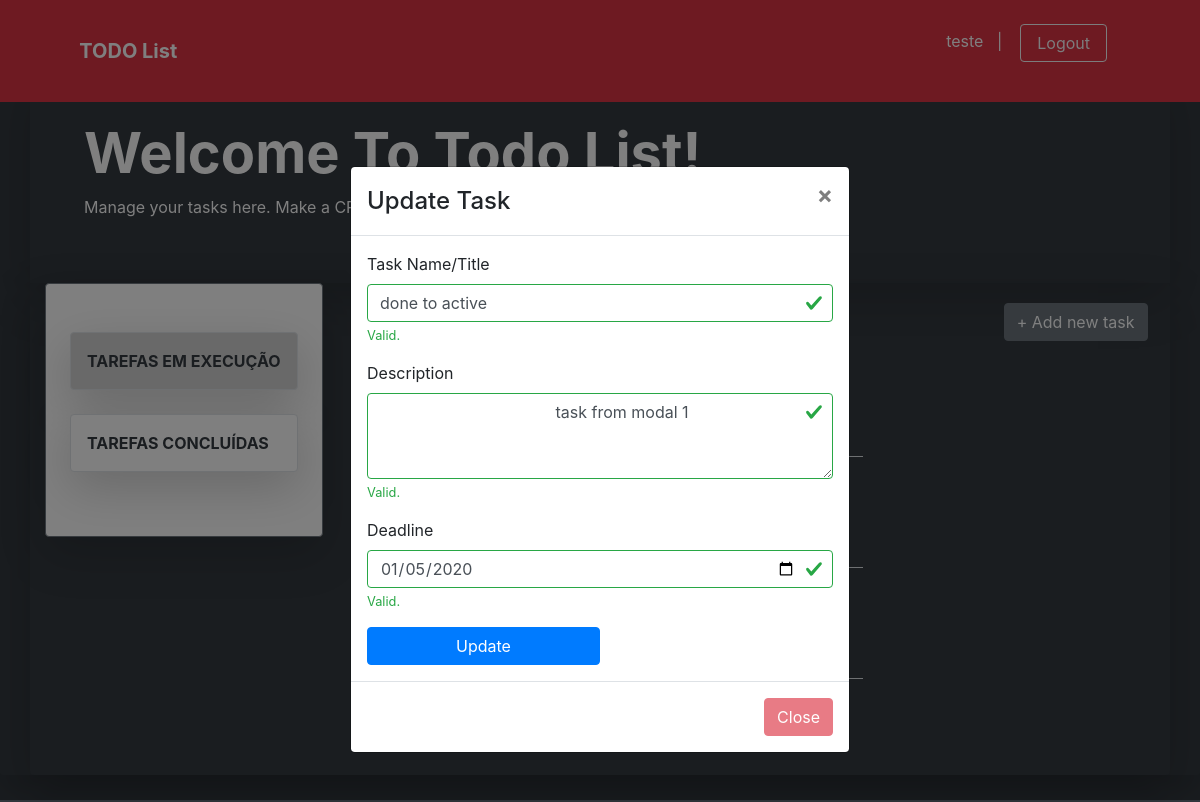
Screenshot of /task_pre_update/5 (signed in) with the database file from the repository.
### app/models/tables.py (models this page shows, shortened)
class User(db.Model):
    __tablename__ = 'users'
    id = db.Column(db.Integer, primary_key=True)
    username = db.Column(db.String(50),
        unique=True,
        nullable=False
    )
    password = db.Column(db.String)
    name = db.Column(db.String)
    email = db.Column(db.String, unique=True)
    @property
    def is_authenticated(self):
        return True

class Task(db.Model):
    __tablename__ = 'tasks'
    id = db.Column(db.Integer, primary_key=True)
    task_name = db.Column(db.String, unique=True)
    description = db.Column(db.Text)
    start_date = db.Column(
        db.String,
        server_default=db.func.now(),
        nullable=False
    )
    done_status = db.Column(db.Boolean, default=False)
    deadline = db.Column(db.String, nullable=True)
    user_id = db.Column(db.Integer, db.ForeignKey('users.id'))
    task_owner = db.relationship('User', foreign_keys=user_id)

### app/controllers/default.py (the view)
@app.route('/task_pre_update/<int:task_id>',
    methods=['GET', 'POST'])
@login_required
def task_pre_update(task_id):
    tasks = Task.query.all()
    task2update = Task.query.get(task_id)
    return render_template(
        'task_update.html',
        tasks=tasks,
        t2u=task2update
    )

### app/controllers/default.py (called while the page is built)
@login_manager.user_loader
def load_user(id):
    return User.query.filter_by(id=id).first()

### app/templates/task_update.html (shortened to what this page needs)
<!doctype html>
<html lang="pt-br">
<head>
    <link
        href="{{ url_for('static', filename='css/bootstrap.min.css') }}"
        rel="stylesheet"
>
    <link href="{{ url_for('static', filename='css/mystyle.css') }}"
        rel="stylesheet" >
</head>
<body class="my-0 mx-auto py-0 bg-dark">
  <nav class="navbar navbar-expand-md fixed-top bg-danger ">
    <div class="container mx-auto py-3">
      <a class="navbar-brand w-75 mx-auto text-decoration-none text-white font-weight-bolder " href="#">TODO List</a>
        {% if current_user.is_authenticated %}
          <p class="text-white">{{ current_user.username }} &nbsp;&nbsp;| &nbsp;&nbsp;
            <a href="{{ url_for('logout') }}">
              <button class="btn btn-outline-light px-3 mr-5 my-2 my-sm-0">
                Logout
              </button>
            </a>
          </p>
        {% endif %}
    </div>
  </nav><br><br><br>
<main role="main" class="shadow-lg bg-dark rounded">
    <div class="shadow-lg container bg-dark text-white py-5">
        <div class="container ml-4">
           <h1 class="display-4 font-weight-bolder text-capitalize">Welcome to todo list!</h1>
           <p>Manage your tasks here. Make a CRUD as you want.</p>
        </div>
    </div>
    <div class="shadow-lg container  w-100 row mx-auto rounded">
      <div class="shadow-lg w-25 row border border-secondary py-5 mb-auto ml-0 bg-white rounded">
        <div class="list-group rounded mx-auto my-auto">
            <a id="active_doing" class="shadow-lg border list-group-item list-group-item-action text-dark font-weight-bolder text-uppercase p-3 mb-4 rounded" href="{{ url_for('task_doing') }}">tarefas em execução</a>
            <a class="shadow-lg border list-group-item list-group-item-action text-dark font-weight-bolder text-uppercase p-3 mb-3 rounded"  href="{{ url_for('task_done') }}">tarefas concluídas</a>
        </div>
    </div>
    <div class="w-75 mx-auto">
        <div id="btn-add" class="text-white font-weight-bold">
            <button type="button" class="btn btn-secondary" data-toggle="modal" data-target="#myModal">
                &plus; Add new task
            </button>
        </div>
        <div id="all-task" class=" row col col-sm-8 col-md-8 col-lg-8 col-xl-8 text-white text-capitalize ml-2">
            <h2 class="display-7 text-white text-capitalize font-weight-bolder mb-3 p-3">Tarefas em execução</h2>
            {% for t in tasks[::-1] %}
                {% if t.done_status == False and t.deadline != None %}
                    <div class="ml-4 text-white text-capitalize w-100 border-bottom mb-4">
                        <a title="Click to update this task" class="text-decoration-none text-white" href="{{ url_for('task_pre_update', task_id=t.id) }}">
                            <h5><strong>{{ t.task_name }}</strong></h5>
                        </a>
                        <p class="d-inline">Deadline: &nbsp; {{ t.deadline }}
                          <form method="POST" action="{{ url_for('task_done') }}" class="d-inline ml-5" >
                            <button type="submit" class="btn btn-dark">Done</button>
                          </form>
                          <form method="POST" name="taskRemove" class="d-inline ml-5" >
                            <button type="submit" class="btn btn-dark">Remove</button>
                          </form>
                        </p>
                    </div>
                {% endif %}
            {% endfor %}
        </div>
    </div>
        <div class="container">
            <div class="modal fade" id="updateTaskModal1">
              <div class="modal-dialog modal-dialog-centered modal-dialog-scrollable">
                  <div class="modal-content">
                    <div class="modal-header">
                      <h4 class="modal-title">Update Task</h4>
                      <button type="button" class="close" data-dismiss="modal" disabled>&times;</button>
                    </div>
                        <div class="modal-body">
                          <form method="POST"  action="{{ url_for('task_update', task_id=t2u.id) }}" class="was-validated">
                              <div class="form-row text-capitalize">
                                <div class="form-group col-md-12">
                                  <label for="inputTaskname4">Task Name/Title</label>
                                  <input value="{{ t2u.task_name }}" type="text" name="taskTitleName"class="form-control" id="inputTaskname4" placeholder="Task title" required>
                                  <div class="valid-feedback">Valid.</div>
                                </div>
                                <div class="form-group shadow-textarea col-md-12">
                                    <label for="description4">Description</label>
                                    <textarea class="form-control z-depth-1" name="descripName" id="description4" rows="3"  placeholder="Enter task description..." required>
                                      {{ t2u.description }}
                                    </textarea>
                                    <div class="valid-feedback">Valid.</div>
                                </div>
                                <div class="form-group col-md-12">
                                  <label for="inputDeadline4">Deadline</label>
                                  <input value="{{ t2u.deadline }}" type="date" name="deadlineName" min="2019-12-01" max="4000-12-30" class="form-control" id="inputDeadline4" required>
                                  <div class="valid-feedback">Valid.</div>
                                </div>
                              </div>
                          <button type="submit" class="btn w-50 btn-primary">Update</button>
                      </form>
                    </div>
                    <div class="modal-footer">
                      <button type="button" class="btn btn-danger" data-dismiss="modal" disabled>Close</button>
                    </div>
                  </div>
              </div>
          </div>
        </div>
        <br><br><br>
    </div>
</main>
    <br><br><br>
    <br><br><br>
</body>
</html>

### app/static/css/mystyle.css (style rules this page uses)
div#btn-add { position: relative; float: right; margin: 20px auto; }
a#active_doing { background-color: LightGray; color: #ffffff; }

### rows the page displays
User: username "teste"
Task: taskTitleName "done to active", descripName "task from modal 1", deadlineName "01/05/2020"
